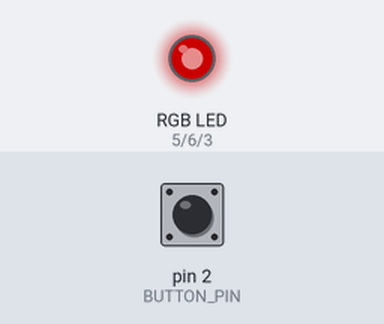
Bench run of a sketch on a simulated Arduino Uno, built with avr-gcc and run on an emulated ATmega328P. Parts: an RGB LED mixed from three pins (HIGH = lit). The inputs (shaded band) are chosen by the test bench; at power-on: pin 2 (BUTTON_PIN) LOW. Dim RGB values are drawn brighter than linear; random numbers use the default seed unless the sketch sets one.

Above: at 1.25 s.
1.3 s: pin 2 (BUTTON_PIN) pulled HIGH for 0.15 s
At 1.95 s:
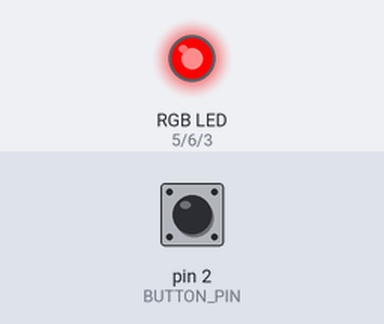
At 2.56 s:
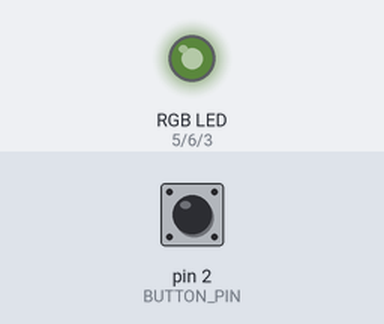
4.3 s: pin 2 (BUTTON_PIN) pulled HIGH for 1 s
7.5 s: pin 2 (BUTTON_PIN) pulled HIGH for 0.15 s
At 10.3 s:
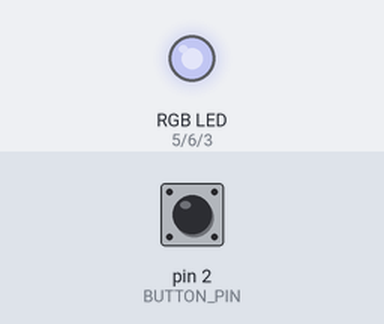
10.6 s: pin 2 (BUTTON_PIN) pulled HIGH for 3.2 s
At 15.3 s:
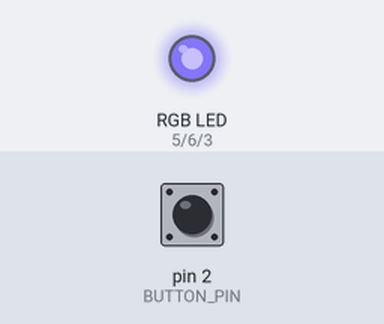
16.8 s: pin 2 (BUTTON_PIN) pulled HIGH for 0.15 s
19.9 s: pin 2 (BUTTON_PIN) pulsed HIGH 5 times (0.12 s each, 0.3 s apart)
Timing chart, 0 to 27.2 s (numbered marks = the images above; inputs shaded):
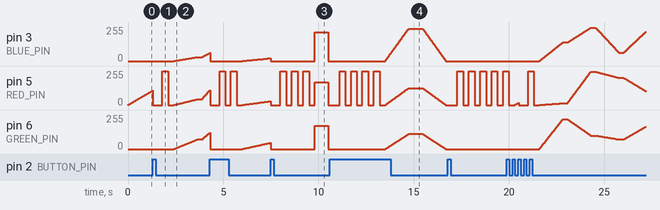

Measured:
- after the input at 1.3 s, pin 6 (GREEN_PIN): moves from 0/255 to 122/255 over 1.9 s, starting after 1.1 s

The sketch:

flashing_christmas_lights.ino
```cpp
// Pins configuration:
#define RED_PIN 5
#define GREEN_PIN 6
#define BLUE_PIN 3
#define BUTTON_PIN 2

// Constants:
#define MAX 255
#define MIN 1

// Global variables:
volatile boolean changeMode;
volatile boolean buttonPressed;
int mode;
int prev_red;
int prev_green;
int prev_blue;

void setup() {
  attachInterrupt(digitalPinToInterrupt(BUTTON_PIN), buttonClick, RISING); // allowing interraption by pressing button

  pinMode(RED_PIN, OUTPUT);
  pinMode(GREEN_PIN, OUTPUT);
  pinMode(BLUE_PIN, OUTPUT);

  // set starting data
  changeMode = false;
  buttonPressed = false;
  mode = 1;
}


void loop() {
  switch (mode) {
    case 1:
      program1(12);
      break;
    case 2:
      program2(12);
      break;
    case 3:
      program3(12);
      break;
    case 4:
      program4(12);
      break;
    case 5:
      program5(12);
      break;
    default:
      mode = 1;
      break;
  }

  if (changeMode) {
    mode++;
    changeMode = false;
    blink(mode);
    prev_red = 1;
    prev_green = 1;
    prev_blue = 1;
    buttonPressed = false;
  }
}

void program1(int timeout) {
  growBright(RED_PIN, timeout); // from blue to violet
  fadeBright(BLUE_PIN, timeout); // from violet to red
  growBright(GREEN_PIN, timeout); // from red to yellow
  fadeBright(RED_PIN, timeout); // from yellow to green
  growBright(BLUE_PIN, timeout); // from green to teal
  fadeBright(GREEN_PIN, timeout); // from teal to blue
}

void program2(int timeout) {
  int red = getRandomBright();
  int green = getRandomBright();
  int blue = getRandomBright();
  slideBrights(red, green, blue, timeout);
  interruptibleDelay(timeout, 20);
}

void program3(int timeout) {
  int red = getRandomBright();
  int green = getRandomBright();
  int blue = getRandomBright();
  growBrights(red, green, blue, timeout);
  interruptibleDelay(timeout, 30);
  fadeBrights(red, green, blue, timeout);
  interruptibleDelay(timeout, 30);
}

void program4(int timeout) {
  int red = getRandomBright();
  int green = getRandomBright();
  int blue = getRandomBright();
  setBrights(red, green, blue);
  interruptibleDelay(timeout, 60);
  turnOffBrights();
  interruptibleDelay(timeout, 40);
}

void program5(int timeout) {
  int red = getRandomBright();
  int green = getRandomBright();
  int blue = getRandomBright();
  slideBrights(red, green, blue, timeout);
  interruptibleDelay(timeout, 60);
  slideBrights(0, 0, 0, timeout);
  interruptibleDelay(timeout, 80);
}

void buttonClick() {
  if (!buttonPressed) changeMode = true;
  buttonPressed = true;
}

void blink(int count) {
  turnOffBrights();
  delay(500);
  for(int cycle = 1; cycle < count; cycle ++) {
    setRed(MAX);
    delay(300);
    turnOffBrights();
    delay(300);
  }
}

void growBright(int pin, int timeout) {
  for (int grow = MIN; grow <= MAX; grow++) {
    if (changeMode) {
      break;
    }
    setBright(pin, grow);
    delay(timeout);
  }
}

void fadeBright(int pin, int timeout) {
  for (int bright = MAX; bright >= MIN; bright--) {
    if (changeMode) {
      break;
    }
    setBright(pin, bright);
    delay(timeout);
  }
}

void slideBrights(int red, int green, int blue, int timeout) {
  for (int slide = 0; slide <= 100; slide++) {
    if (changeMode) {
      break;
    }
    int redStep = map(slide, 0, 100, prev_red, red);
    int greenStep = map(slide, 0, 100, prev_green, green);
    int blueStep = map(slide, 0, 100, prev_blue, blue);
    setRed(redStep);
    setGreen(greenStep);
    setBlue(blueStep);
    delay(timeout);
  }
  prev_red = red;
  prev_green = green;
  prev_blue = blue;
}

void growBrights(int red, int green, int blue, int timeout) {
  for (int grow = MIN; grow <= MAX; grow++) {
    if (changeMode) {
      break;
    }
    int redStep = map(grow, MIN, MAX, MIN, red);
    int greenStep = map(grow, MIN, MAX, MIN, green);
    int blueStep = map(grow, MIN, MAX, MIN, blue);
    setRed(redStep);
    setGreen(greenStep);
    setBlue(blueStep);
    delay(timeout);
  }
}

void fadeBrights(int red, int green, int blue, int timeout) {
  for (int fade = MAX; fade >= MIN; fade--) {
    if (changeMode) {
      break;
    }
    int redStep = map(fade, MIN, MAX, MIN, red);
    int greenStep = map(fade, MIN, MAX, MIN, green);
    int blueStep = map(fade, MIN, MAX, MIN, blue);
    setRed(redStep);
    setGreen(greenStep);
    setBlue(blueStep);
    delay(timeout);
  }
}

void setRed(int bright) {
  setBright(RED_PIN, bright);
}

void setGreen(int bright) {
  setBright(GREEN_PIN, bright);
}

void setBlue(int bright) {
  setBright(BLUE_PIN, bright);
}

void setBright(int pin, int bright) {
  analogWrite(pin, bright);
}

void setBrights(int red, int green, int blue) {
  setRed(red);
  setGreen(green);
  setBlue(blue);
}

void turnOffBrights() {
  setBrights(0, 0, 0);
}

int getRandomBright() {
  int result = random(MIN, MAX);
  return result;
}

void interruptibleDelay(int timeout, int cycles) {
  int x = 0;
  do {
    if (changeMode) {
      break;
    }
    delay(timeout);
    x++;
  } while (x < cycles);
}
```
